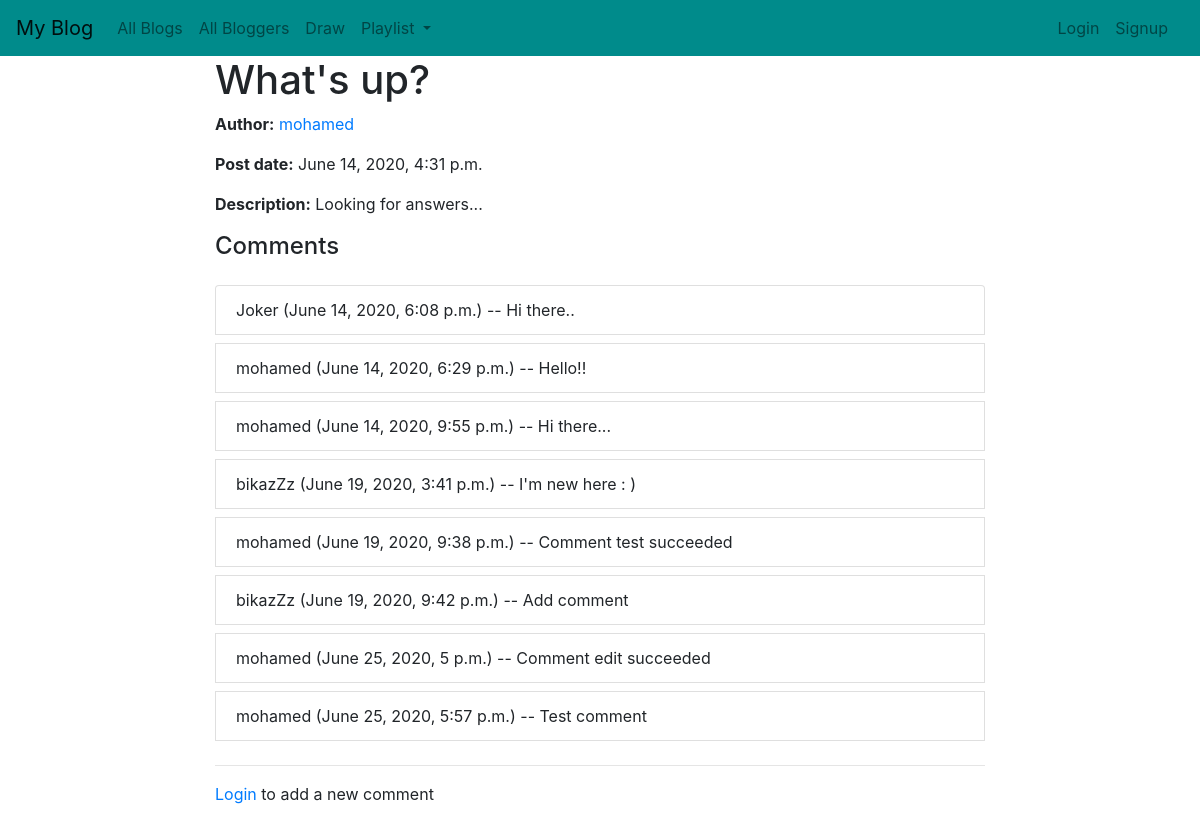
The page /blog/1 on the database its author committed.
### blog/models.py (models this page shows, shortened)
class Blog(models.Model):
    post = models.CharField(max_length=200)
    author = models.ForeignKey(Author, on_delete=models.SET_NULL, null=True, blank=True)
    description = models.TextField()
    date = models.DateTimeField(auto_now=True)

class Author(models.Model):
    name = models.OneToOneField(User, on_delete=models.SET_NULL, null=True)
    bio = models.TextField()
    class Meta:
        ordering = ['name']
    def __str__(self):
        return self.name.username
    def get_absolute_url(self):
        return reverse('author-detail', args=[str(self.id)])

class Comment(models.Model):
    comment_text = models.TextField(null=False)
    blog = models.ForeignKey(Blog, on_delete=models.CASCADE)
    author = models.ForeignKey(User, on_delete=models.SET_NULL, null=True, blank=True)
    date = models.DateTimeField(auto_now=True)
    def __str__(self):
        return self.comment_text

### blog/views.py (the view, shortened to what this page needs)
# urls.py: path('<int:pk>', views.BlogDetailView.as_view(), name='blog-detail'),
class BlogDetailView(FormMixin, generic.DetailView):
    model = Blog
    form_class = CommentForm

### blog/templates/blog/blog_detail.html (shortened to what this page needs)
{% extends "base_generic.html" %}
{% block content %}
  <h1>{{ blog.post }}</h1>
  <p><strong>Author:</strong> <a href="{{ blog.author.get_absolute_url }}"> {{ blog.author }}</a></p>
  <p><strong>Post date:</strong> {{ blog.date }}</p>
  <p><strong>Description:</strong> {{ blog.description }}</p>
  <h4>Comments</h4>
    <div class="row mt-4">
        <div class="col">
            <ul class="list-group">
                {% for comment in blog.comment_set.all %}
                <li class="list-group-item">
                    {{ comment.author }} ({{ comment.date }}) -- {{ comment }}
                </li>
                {% endfor %}
            </ul>
        </div>
    </div>
      <hr>
    {% if user.is_authenticated %}
    <form method="post" action="">
    {% csrf_token %}
    <div class="form-group">
        <p>
            <label for="id_comment_text">Add comment:</label>
            <textarea name="comment_text" cols="30" rows="1" placeholder="Write a comment..." class="form-control" required id="id_comment_text"></textarea>
        </p>
        <button type="submit" class="btn btn-primary">Comment</button>
    </div>
  </form>
{% else %}
  <p><a href="{% url 'login'%}?next={{request.path}}">Login</a> to add a new comment</p>
{% endif %}
{% endblock %}

### rows shown on the page
Blog: post "What's up?", author "mohamed", date "June 14, 2020, 4:31 p.m.", description "Looking for answers..."
Comment: author "Joker", date "June 14, 2020, 6:08 p.m.", comment_text "Hi there.."
Comment: author "mohamed", date "June 14, 2020, 6:29 p.m.", comment_text "Hello!!"
Comment: author "mohamed", date "June 14, 2020, 9:55 p.m.", comment_text "Hi there..."
Comment: author "bikazZz", date "June 19, 2020, 3:41 p.m.", comment_text "I'm new here : )"
Comment: author "mohamed", date "June 19, 2020, 9:38 p.m.", comment_text "Comment test succeeded"
Comment: author "bikazZz", date "June 19, 2020, 9:42 p.m.", comment_text "Add comment"
Comment: author "mohamed", date "June 25, 2020, 5 p.m.", comment_text "Comment edit succeeded"
Comment: author "mohamed", date "June 25, 2020, 5:57 p.m.", comment_text "Test comment"
